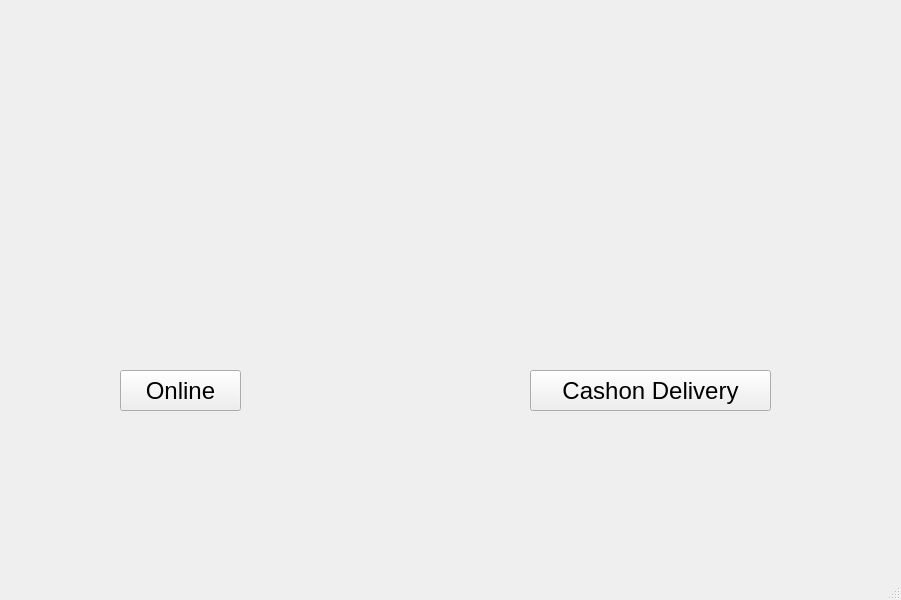
<?xml version="1.0" encoding="UTF-8"?>
<ui version="4.0">
 <class>user_payment</class>
 <widget class="QMainWindow" name="user_payment">
  <property name="geometry">
   <rect>
    <x>0</x>
    <y>0</y>
    <width>901</width>
    <height>600</height>
   </rect>
  </property>
  <property name="windowTitle">
   <string>MainWindow</string>
  </property>
  <widget class="QWidget" name="centralwidget">
   <widget class="QLabel" name="label">
    <property name="geometry">
     <rect>
      <x>50</x>
      <y>-20</y>
      <width>801</width>
      <height>401</height>
     </rect>
    </property>
    <property name="text">
     <string/>
    </property>
    <property name="pixmap">
     <pixmap>pay.jpg</pixmap>
    </property>
   </widget>
   <widget class="QPushButton" name="up_bt">
    <property name="geometry">
     <rect>
      <x>120</x>
      <y>370</y>
      <width>121</width>
      <height>41</height>
     </rect>
    </property>
    <property name="font">
     <font>
      <pointsize>18</pointsize>
     </font>
    </property>
    <property name="text">
     <string>Online</string>
    </property>
   </widget>
   <widget class="QPushButton" name="cd_bt">
    <property name="geometry">
     <rect>
      <x>530</x>
      <y>370</y>
      <width>241</width>
      <height>41</height>
     </rect>
    </property>
    <property name="font">
     <font>
      <pointsize>18</pointsize>
     </font>
    </property>
    <property name="text">
     <string>Cashon Delivery</string>
    </property>
   </widget>
  </widget>
  <widget class="QMenuBar" name="menubar">
   <property name="geometry">
    <rect>
     <x>0</x>
     <y>0</y>
     <width>901</width>
     <height>26</height>
    </rect>
   </property>
  </widget>
  <widget class="QStatusBar" name="statusbar"/>
 </widget>
 <resources/>
 <connections/>
</ui>
